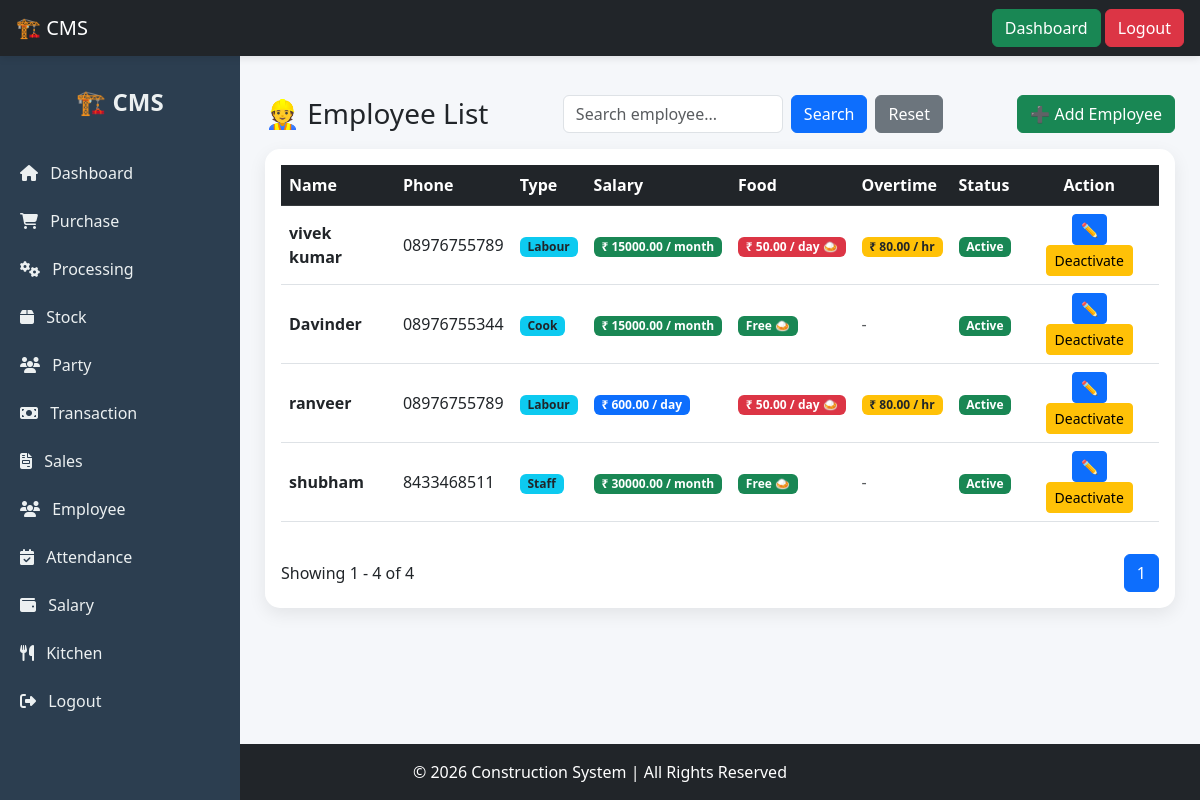
/employee/list/ (signed in), run on the app's committed database.
### mainapp/models.py (models this page shows, shortened)
class Employee(models.Model):
    EMPLOYEE_TYPE = (
        ('labour', 'Labour'),
        ('staff', 'Staff'),
        ('cook', 'Cook'),
    )
    SALARY_TYPE = (
        ('daily', 'Daily'),
        ('monthly', 'Monthly'),
    )
    name = models.CharField(max_length=255)
    phone = models.CharField(max_length=15, blank=True, null=True)
    employee_type = models.CharField(max_length=20, choices=EMPLOYEE_TYPE)
    salary_type = models.CharField(max_length=20, choices=SALARY_TYPE)
    daily_wage = models.DecimalField(max_digits=10, decimal_places=2, default=0)
    monthly_salary = models.DecimalField(max_digits=10, decimal_places=2, default=0)
    food_deduction = models.BooleanField(default=True)
    food_rate = models.DecimalField(max_digits=10, decimal_places=2, default=50)
    overtime_rate = models.DecimalField(max_digits=10, decimal_places=2, default=0)
    is_active = models.BooleanField(default=True)

### mainapp/views.py (the view)
# urls.py: path('employee/list/', employee_list, name='employee_list'),
@login_required
def employee_list(request):
    search = request.GET.get('search') or ''
    employees = Employee.objects.all().order_by('-id')
    if search:
        employees = employees.filter(
            Q(name__icontains=search) |
            Q(phone__icontains=search) |
            Q(employee_type__icontains=search)
        )
    paginator = Paginator(employees, 10)  # 10 per page
    page_number = request.GET.get('page')
    page_obj = paginator.get_page(page_number)
    return render(request, 'employee/employee_list.html', {
        'employees': page_obj,
        'search': search
    })

### mainapp/templates/employee/employee_list.html (shortened to what this page needs)
{% extends "base2.html" %}
{% block content %}
<div class="d-flex justify-content-between align-items-center mb-3 flex-wrap">
    <h3 class="mb-0">👷 Employee List</h3>
    <form method="GET" class="d-flex gap-2">
        <input type="text" name="search" value="{{ search|default:'' }}"
               class="form-control" placeholder="Search employee..."
               style="width: 220px;">
        <button class="btn btn-primary">Search</button>
        <a href="/employee/list/" class="btn btn-secondary">Reset</a>
    </form>
    <a href="/employee/add/" class="btn btn-success">
        ➕ Add Employee
    </a>
</div>
<div class="card p-3">
    <div class="table-responsive">
        <table class="table table-hover align-middle">
            <thead class="table-dark">
                <tr>
                    <th>Name</th>
                    <th>Phone</th>
                    <th>Type</th>
                    <th>Salary</th>
                    <th>Food</th>
                    <th>Overtime</th>
                    <th>Status</th>
                    <th class="text-center">Action</th>
                </tr>
            </thead>
            <tbody>
                {% for e in employees %}
                <tr>
                    <td>
                        <strong>{{ e.name }}</strong>
                    </td>
                    <td>{{ e.phone|default:"-" }}</td>
                    <td>
                        <span class="badge bg-info text-dark">
                            {{ e.get_employee_type_display }}
                        </span>
                    </td>
                    <td>
                        {% if e.salary_type == 'daily' %}
                            <span class="badge bg-primary">
                                ₹ {{ e.daily_wage }} / day
                            </span>
                        {% else %}
                            <span class="badge bg-success">
                                ₹ {{ e.monthly_salary }} / month
                            </span>
                        {% endif %}
                    </td>
                    <td>
                        {% if e.food_deduction %}
                            <span class="badge bg-danger">
                                ₹ {{ e.food_rate }} / day 🍛
                            </span>
                        {% else %}
                            <span class="badge bg-success">
                                Free 🍛
                            </span>
                        {% endif %}
                    </td>
                    <td>
                        {% if e.employee_type == 'labour' %}
                            <span class="badge bg-warning text-dark">
                                ₹ {{ e.overtime_rate }} / hr
                            </span>
                        {% else %}
                            <span class="text-muted">-</span>
                        {% endif %}
                    </td>
                    <td>
                        {% if e.is_active %}
                            <span class="badge bg-success">Active</span>
                        {% else %}
                            <span class="badge bg-secondary">Inactive</span>
                        {% endif %}
                    </td>
                    <td class="text-center">
                        <a href="/employee/edit/{{ e.id }}/"
                           class="btn btn-sm btn-primary">
                            ✏️
                        </a>
                        <a href="/employee/toggle/{{ e.id }}/"
                           class="btn btn-sm {% if e.is_active %}btn-warning{% else %}btn-success{% endif %}">
                            {% if e.is_active %}
                                Deactivate
                            {% else %}
                                Activate
                            {% endif %}
                        </a>
                    </td>
                </tr>
                {% empty %}
                <tr>
                    <td colspan="7" class="text-center">No Employees Found</td>
                </tr>
                {% endfor %}
            </tbody>
        </table>
    </div>
    <div class="d-flex justify-content-between align-items-center mt-3">
        <div>
            Showing {{ employees.start_index }} - {{ employees.end_index }}
            of {{ employees.paginator.count }}
        </div>
        <ul class="pagination mb-0">
            {% for i in employees.paginator.page_range %}
                {% if employees.number == i %}
                    <li class="page-item active">
                        <span class="page-link">{{ i }}</span>
                    </li>
                {% else %}
                    <li class="page-item">
                        <a class="page-link" href="?page={{ i }}&search={{ search }}">
                            {{ i }}
                        </a>
                    </li>
                {% endif %}
            {% endfor %}
        </ul>
    </div>
</div>
{% endblock %}

### mainapp/templates/base.html (style rules this page uses)
html, body { height: 100%; }
body { display: flex; flex-direction: column; }
.card { border-radius: 12px; box-shadow: 0 4px 10px rgba(0,0,0,0.1); transition: 0.3s; }

### mainapp/templates/base2.html (style rules this page uses)
body { background: #f5f7fa; }
.card { border-radius: 15px; border: none; box-shadow: 0 6px 18px rgba(0,0,0,0.08); transition: 0.3s; }

### data on the page
Employee: name "vivek kumar", phone "08976755789", employee_type "Labour", monthly_salary "15000.00", food_rate "50.00", overtime_rate "80.00", is_active "Active"
Employee: name "Davinder", phone "08976755344", employee_type "Cook", monthly_salary "15000.00", food_deduction "Free 🍛", is_active "Active"
Employee: name "ranveer", phone "08976755789", employee_type "Labour", daily_wage "600.00", food_rate "50.00", overtime_rate "80.00", is_active "Active"
Employee: name "shubham", phone "8433468511", employee_type "Staff", monthly_salary "30000.00", food_deduction "Free 🍛", is_active "Active"

### other printed values
{{ employees.start_index }} "1"
{{ employees.end_index }} "4"
{{ employees.paginator.count }} "4"
{{ i }} "1"
